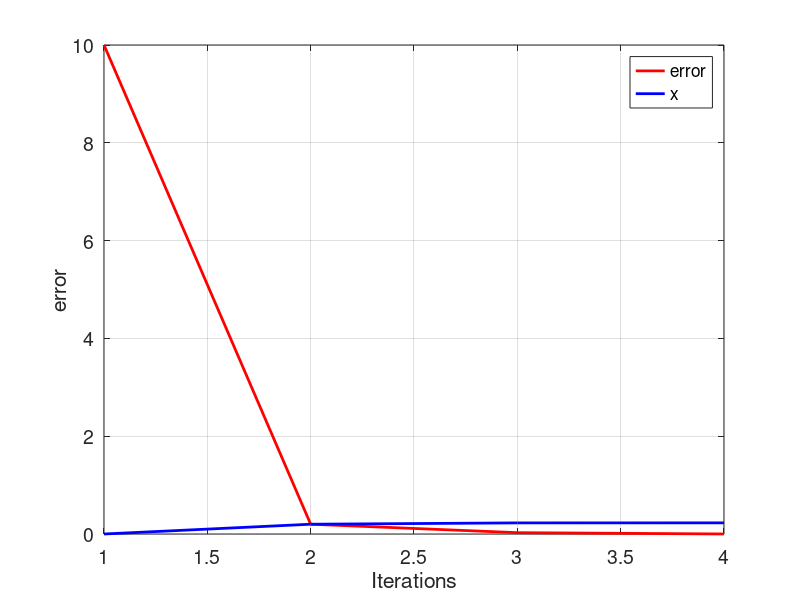

Write MATLAB code to recreate this figure.
ini_val=0
i=1
e(i)=10
x1=-1

while(e(i)>0.001)
        if(i ==1)
        x(i)=ini_val
    end
 
     
    
    fx = sin (x (i)) + cos (x (i)) - 1.2
    fpx = cos (x (i)) - sin (x (i))
    
     x(i+1)= (x(i))-(fx / fpx)
    i= i+1;
   
    
    e(i)=abs(x(i-1)-x(i));
    
    if(e(i) > 50);
        break;
    end
end
tamanio = size(e);
ite = 1:1:tamanio(2);
figure('DefaultAxesFontsize', 14)
set (gcf , 'color', 'white');
plot(ite,e,'color',[1 0 0], 'LineWidth',2)
grid on
hold on
plot(ite,x,'color',[0 0 1], 'LineWidth',2)
xlabel('Iterations')
ylabel('error')
legend ('error','x')